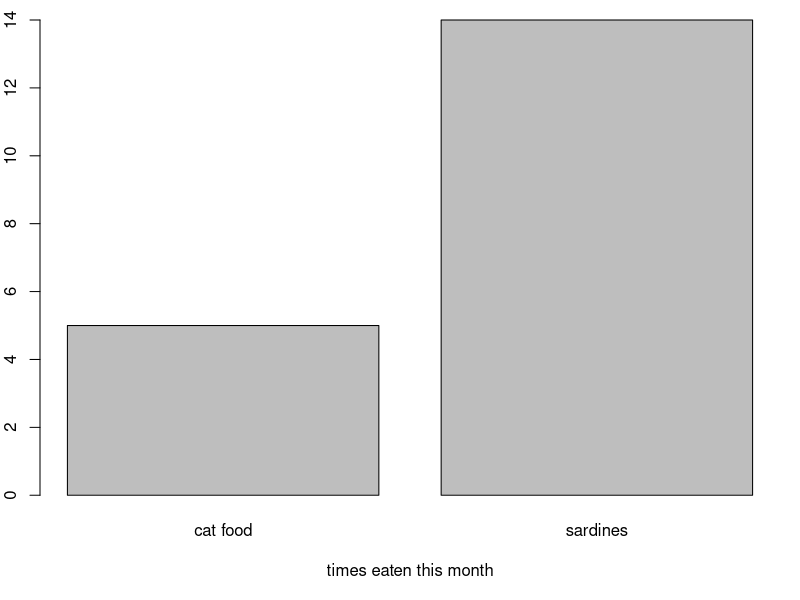

R code for this plot:
# Example bar plot
par(mar=c(5,2,1,1))#bottom, left, top, right
val1 <- 5
val2 <- 14
barplot(c(val1, val2), xlab="times eaten this month",names.arg=c("cat food", "sardines"))